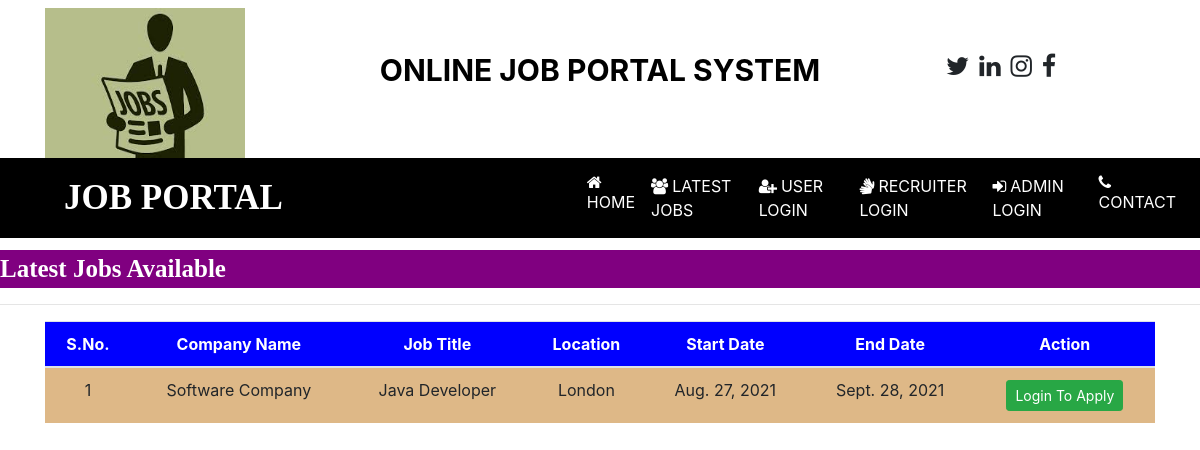
The page /latest_jobs on the database its author committed.
### job/models.py (models this page shows, shortened)
class Job(models.Model):
    recruiter = models.ForeignKey(Recruiter, on_delete=models.CASCADE)
    start_date = models.DateField()
    end_date = models.DateField()
    title = models.CharField(max_length=100)
    salary = models.FloatField(max_length=20)
    image = models.FileField()
    description = models.CharField(max_length=300)
    experience = models.CharField(max_length=50)
    location = models.CharField(max_length=100)
    skills = models.CharField(max_length=100)
    creationdate = models.DateField()

class Recruiter(models.Model):
    user=models.ForeignKey(User, on_delete=models.CASCADE)
    mobile=models.CharField(max_length=15,null=True)
    image= models.FileField(null=True)
    gender= models.CharField(max_length=10,null=True)
    company=models.CharField(max_length=100,null=True)
    type= models.CharField(max_length=15,null=True)
    status = models.CharField(max_length=20, null=True)

### job/views.py (the view)
# urls.py: path('latest_jobs', latest_jobs, name="latest_jobs"),
def latest_jobs(request):
    job = Job.objects.all().order_by('-start_date')
    d = {'job':job}
    return render(request,'latest_jobs.html',d)

### templates/latest_jobs.html (shortened to what this page needs)
{% load static %}
{% block body %}
{% include 'navigation.html' %}
<marquee style="font-family:'Monotype-Corsiva'; font-size:25px; color:white; background-color:purple; font-weight:bold; margin-top:1%">
Latest Jobs Available
</marquee>
<hr>
<div class="container">
<table class = "table table-hover" id="example" >
    <thead>
    <tr style="background-color: blue; color: white">
        <th>S.No.</th>
        <th>Company Name </th>
        <th>Job Title </th>
        <th>Location </th>
        <th>Start Date </th>
        <th>End Date </th>
        <th>Action</th>
    </tr>
    </thead>
    <tbody>
    {% for i in job %}
    <tr style="background-color : #DEB887">
        <td>{{forloop.counter}}</td>
        <td>{{i.recruiter.company}}</td>
        <td>{{i.title}} </td>
        <td>{{i.location}}</td>
        <td>{{i.start_date}}</td>
        <td>{{i.end_date}}</td>
        <td><a href="{% url 'user_login' %}" class="btn btn-success btn-sm" >Login To Apply</a>
        </td>
    </tr>
     {% endfor  %}
    </tbody>
</table>
</div>
{% endblock %}

### templates/navigation.html (shortened to what this page needs)
<html>
<head>
    {% load static %}
  <link rel="stylesheet" href="https://maxcdn.bootstrapcdn.com/bootstrap/4.5.2/css/bootstrap.min.css">
  <link rel="stylesheet" href="https://cdnjs.cloudflare.com/ajax/libs/font-awesome/4.7.0/css/font-awesome.min.css">
</head>
<body>
<div class="container">
    <div class="row">
        <div class="col-sm-3 mt-2">
           <img src="{% static 'images/images2.jfif'%}" style="width:200px; height:150px">
        </div>
        <div class="col-sm-6 mt-5 text-center">
            <span style="font-weight : bold ; font-size : 30px">
                <span style = "color :black">ONLINE JOB</span>
                <span style = "color :black">PORTAL SYSTEM</span>
            </span>
        </div>
        <div class="col-sm-3 mt-5" style="padding-left :5%">
            <span style="font-weight:bold ; font-size: 25px">
                <span><i class="fa fa-twitter pl-1"></i></span>
                <span><i class="fa fa-linkedin pl-1"></i></span>
                <span><i class="fa fa-instagram pl-1"></i></span>
                <span><i class="fa fa-facebook pl-1"></i></span>
            </span>
        </div>
    </div>
</div>
<nav class="navbar navbar-expand-sm" style="background-color : black">
    <a class="navbar-brand text-white pl-5 font-weight-bold" style="font-family:'Monotype Corsiva'; font-size:35px">JOB PORTAL</a>
<ul class="navbar-nav">
    <li class="nav-item">
        <a class="nav-link" href="{% url 'index'%}" style="margin-left:280px"><i class="fa fa-home mr-1"></i>HOME</a>
    </li>
    <li class="nav-item">
        <a class="nav-link" href="{% url 'latest_jobs'%}" ><i class="fa fa-users mr-1"></i>LATEST JOBS</a>
    </li>
    <li class="nav-item">
        <a class="nav-link" href="{% url 'user_login'%}" ><i class="fa fa-user-plus mr-1"></i>USER LOGIN</a>
    </li>
    <li class="nav-item">
        <a class="nav-link" href="{% url 'recruiter_login'%}"><i class="fa fa-sign-language mr-1"></i>RECRUITER LOGIN</a>
    </li>
    <li class="nav-item">
        <a class="nav-link" href="{% url 'admin_login'%}"><i class="fa fa-sign-in mr-1"></i>ADMIN LOGIN</a>
    </li>
    <li class="nav-item">
        <a class="nav-link" href="{% url 'contact'%}"><i class="fa fa-phone mr-1"></i>CONTACT</a>
    </li>
</ul>
</nav>
</body>
</html>

### templates/navigation.html (style rules this page uses)
.nav-link { color:white; margin-right: 5 px; }

### templates/latest_jobs.html (style rules this page uses)
tr { text-align: center }

### rows shown on the page
Job: recruiter.company "Software Company", title "Java Developer", location "London", start_date "Aug. 27, 2021", end_date "Sept. 28, 2021"
